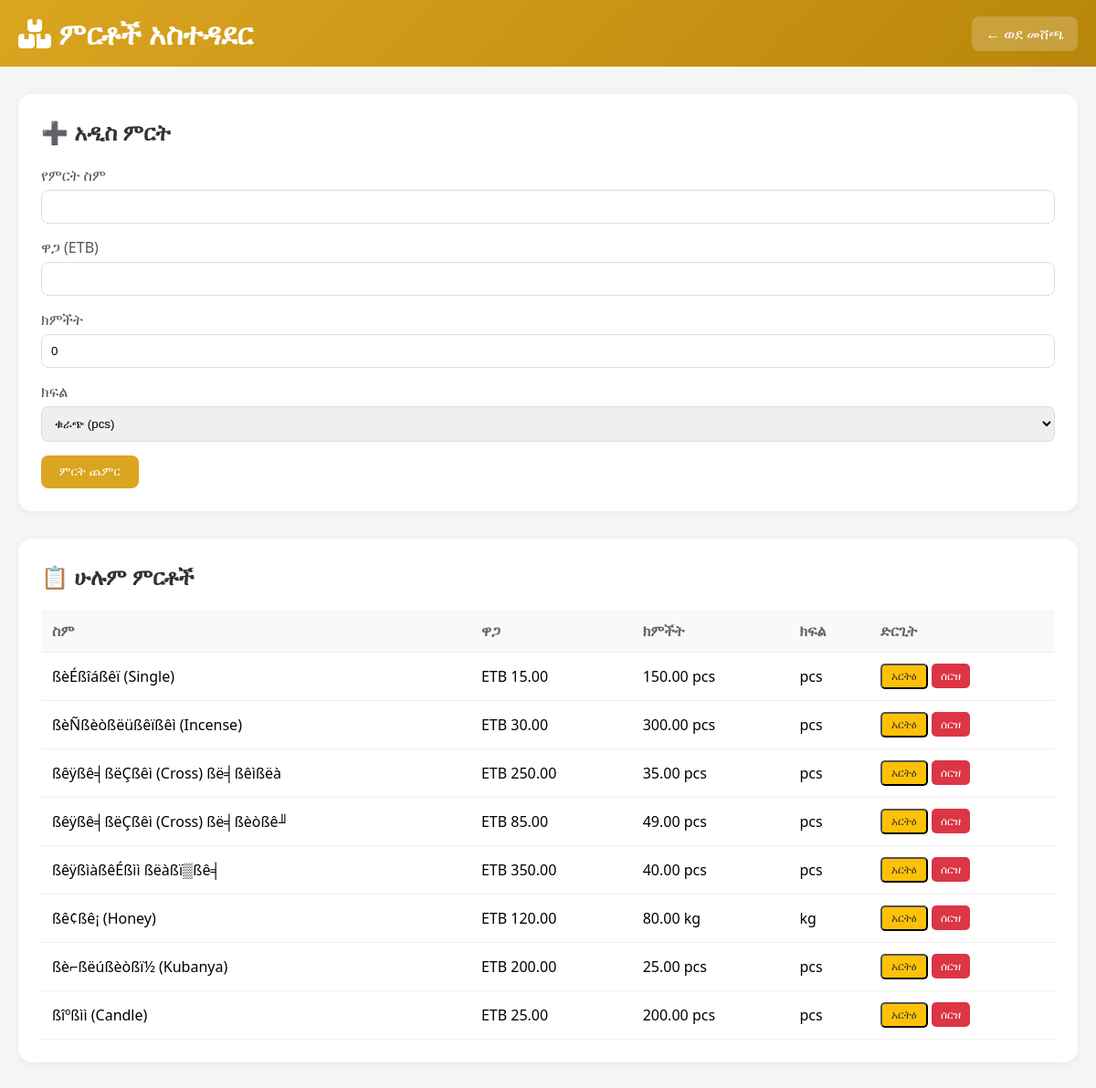
Page /lmat/products.php (signed in) on the committed database.
### tables this page shows
CREATE TABLE `products` (
  `id` int(11) NOT NULL AUTO_INCREMENT,
  `name` varchar(100) NOT NULL,
  `price` decimal(10,2) NOT NULL,
  `stock` decimal(10,2) DEFAULT 0.00,
  `unit` varchar(20) DEFAULT 'pcs',
  `description` text DEFAULT NULL,
  `created_by` int(11) DEFAULT NULL,
  `created_at` datetime DEFAULT current_timestamp(),
  PRIMARY KEY (`id`),
  KEY `created_by` (`created_by`),
  CONSTRAINT `products_ibfk_1` FOREIGN KEY (`created_by`) REFERENCES `users` (`id`)
);

### lmat/products.php (the view, shortened to what this page needs)
<?php
require_once '../config/database.php';
$stmt = $pdo->query("SELECT * FROM products ORDER BY name");
$products = $stmt->fetchAll();
?>
<!DOCTYPE html>
<html lang="en">
<head>
    <link rel="stylesheet" href="https://cdnjs.cloudflare.com/ajax/libs/font-awesome/6.4.0/css/all.min.css">
</head>
<body>
    <div class="header">
        <h1><i class="fas fa-boxes"></i> ምርቶች አስተዳደር</h1>
        <a href="index.php" class="back-btn">← ወደ መሸጫ</a>
    </div>
    <div class="container">
        <div class="card">
            <h2>➕ አዲስ ምርት</h2>
            <form method="POST">
                <div class="form-group">
                    <label>የምርት ስም</label>
                    <input type="text" name="name" required>
                </div>
                <div class="form-group">
                    <label>ዋጋ (ETB)</label>
                    <input type="number" name="price" step="0.01" required>
                </div>
                <div class="form-group">
                    <label>ክምችት</label>
                    <input type="number" name="stock" step="0.01" value="0">
                </div>
                <div class="form-group">
                    <label>ክፍል</label>
                    <select name="unit">
                        <option value="pcs">ቁራጭ (pcs)</option>
                    </select>
                </div>
                <button type="submit" name="add_product" class="btn btn-primary">ምርት ጨምር</button>
            </form>
        </div>
        <div class="card">
            <h2>📋 ሁሉም ምርቶች</h2>
            <div style="overflow-x: auto;">
                <table>
                    <thead>
                        <tr><th>ስም</th><th>ዋጋ</th><th>ክምችት</th><th>ክፍል</th><th>ድርጊት</th></tr>
                    </thead>
                    <tbody>
                        <?php foreach ($products as $p): ?>
                        <tr>
                            <td><?php echo htmlspecialchars($p['name']); ?></td>
                            <td>ETB <?php echo number_format($p['price'], 2); ?></td>
                            <td><?php echo number_format($p['stock'], 2); ?> <?php echo $p['unit']; ?></td>
                            <td><?php echo $p['unit']; ?></td>
                            <td>
                                <button class="btn-warning" onclick="editProduct(<?php echo $p['id']; ?>, '<?php echo addslashes($p['name']); ?>', <?php echo $p['price']; ?>, <?php echo $p['stock']; ?>, '<?php echo $p['unit']; ?>')">አርትዕ</button>
                                <a href="?delete=<?php echo $p['id']; ?>" class="btn-danger" onclick="return confirm('ሰርዝ?')">ሰርዝ</a>
                            </td>
                        </tr>
                        <?php endforeach; ?>
                    </tbody>
                </table>
            </div>
        </div>
    </div>
</body>
</html>

### lmat/products.php (style rules this page uses)
:root { --primary: #DAA520; --primary-dark: #B8860B; }
* { margin: 0; padding: 0; box-sizing: border-box; }
body { font-family: 'Segoe UI', sans-serif; background: #f5f5f5; }
.header { background: linear-gradient(135deg, var(--primary), var(--primary-dark)); color: white; padding: 15px 20px; display: flex; justify-content: space-between; align-items: center; }
.back-btn { background: rgba(255,255,255,0.2); padding: 8px 15px; border-radius: 8px; color: white; text-decoration: none; }
.container { max-width: 1200px; margin: 30px auto; padding: 0 20px; }
.card { background: white; border-radius: 15px; padding: 25px; margin-bottom: 30px; box-shadow: 0 2px 10px rgba(0,0,0,0.05); }
.card h2 { margin-bottom: 20px; color: #333; }
.form-group { margin-bottom: 15px; }
.form-group label { display: block; margin-bottom: 5px; color: #555; font-weight: 500; }
.form-group input, .form-group select { width: 100%; padding: 10px; border: 1px solid #ddd; border-radius: 8px; }
.btn { padding: 10px 20px; border: none; border-radius: 8px; cursor: pointer; }
.btn-primary { background: var(--primary); color: white; }
.btn-danger { background: #dc3545; color: white; font-size: 12px; padding: 5px 10px; text-decoration: none; border-radius: 5px; }
.btn-warning { background: #ffc107; color: #333; font-size: 12px; padding: 5px 10px; text-decoration: none; border-radius: 5px; }
table { width: 100%; border-collapse: collapse; }
th, td { padding: 12px; text-align: left; border-bottom: 1px solid #f0f0f0; }
th { background: #f8f9fa; color: #666; }

### rows in the picture
products: name "ßèÉßîáßêï (Single)", price "15.00", stock "150.00", unit "pcs"
products: name "ßèÑßèòßëüßêïßêì (Incense)", price "30.00", stock "300.00", unit "pcs"
products: name "ßêÿßê╡ßëÇßêì (Cross) ßë╡ßêìßëà", price "250.00", stock "35.00", unit "pcs"
products: name "ßêÿßê╡ßëÇßêì (Cross) ßë╡ßèòßê╜", price "85.00", stock "49.00", unit "pcs"
products: name "ßêÿßìàßêÉßìì ßëàßï▒ßê╡", price "350.00", stock "40.00", unit "pcs"
products: name "ßê¢ßê¡ (Honey)", price "120.00", stock "80.00", unit "kg"
products: name "ßè⌐ßëúßèòßï½ (Kubanya)", price "200.00", stock "25.00", unit "pcs"
products: name "ßîºßìì (Candle)", price "25.00", stock "200.00", unit "pcs"
